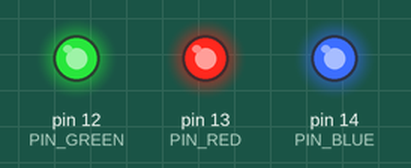
A program run on a simulated Arduino Uno, built with avr-gcc and run on an emulated ATmega328P. On the bench: output pins drawn as LEDs (lit = HIGH). What the program prints to the serial monitor is not drawn.

Above: at 1.4 s.
At 5.3 s:
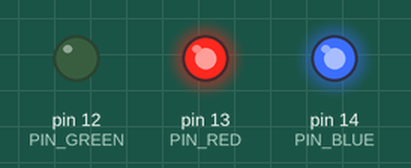
At 10.2 s:
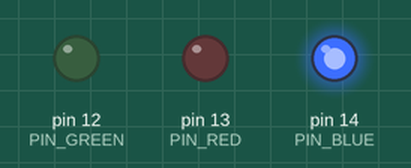
At 14.1 s:
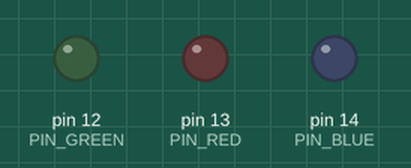
Timing chart, 0 to 20.3 s (numbered marks = the images above):
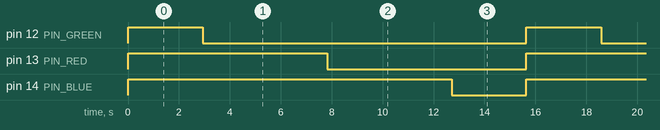

Measured:
- by itself, pin 12 (PIN_GREEN): alternates HIGH for 2.9 s and LOW for 12.7 s
- by itself, pin 13 (PIN_RED): alternates HIGH for 7.8 s and LOW for 7.8 s
- by itself, pin 14 (PIN_BLUE): alternates HIGH for 12.7 s and LOW for 2.9 s

The program:

main.cpp
```cpp
#include <Arduino.h>

#define PIN_RED 13
#define PIN_GREEN 12
#define PIN_BLUE 14

void setup() {
  Serial.begin(9600);

  pinMode(PIN_RED, OUTPUT);
  pinMode(PIN_GREEN, OUTPUT);
  pinMode(PIN_BLUE, OUTPUT);
}

void loop() {
  analogWrite(PIN_RED, 255);
  analogWrite(PIN_GREEN, 255);
  analogWrite(PIN_BLUE, 255);
  delay(1000);

  for(int dutyCycle = 255; dutyCycle >= 0; dutyCycle--){
    Serial.println(dutyCycle);
    analogWrite(PIN_GREEN, dutyCycle);
    delay(15);
  }
  delay(1000);

  for(int dutyCycle = 255; dutyCycle >= 0; dutyCycle--){
    Serial.println(dutyCycle);
    analogWrite(PIN_RED, dutyCycle);
    delay(15);
  }
  delay(1000);

  for(int dutyCycle = 255; dutyCycle >= 0; dutyCycle--){
    Serial.println(dutyCycle);
    analogWrite(PIN_BLUE, dutyCycle);
    delay(15);
  }
  delay(1000);
}
```
